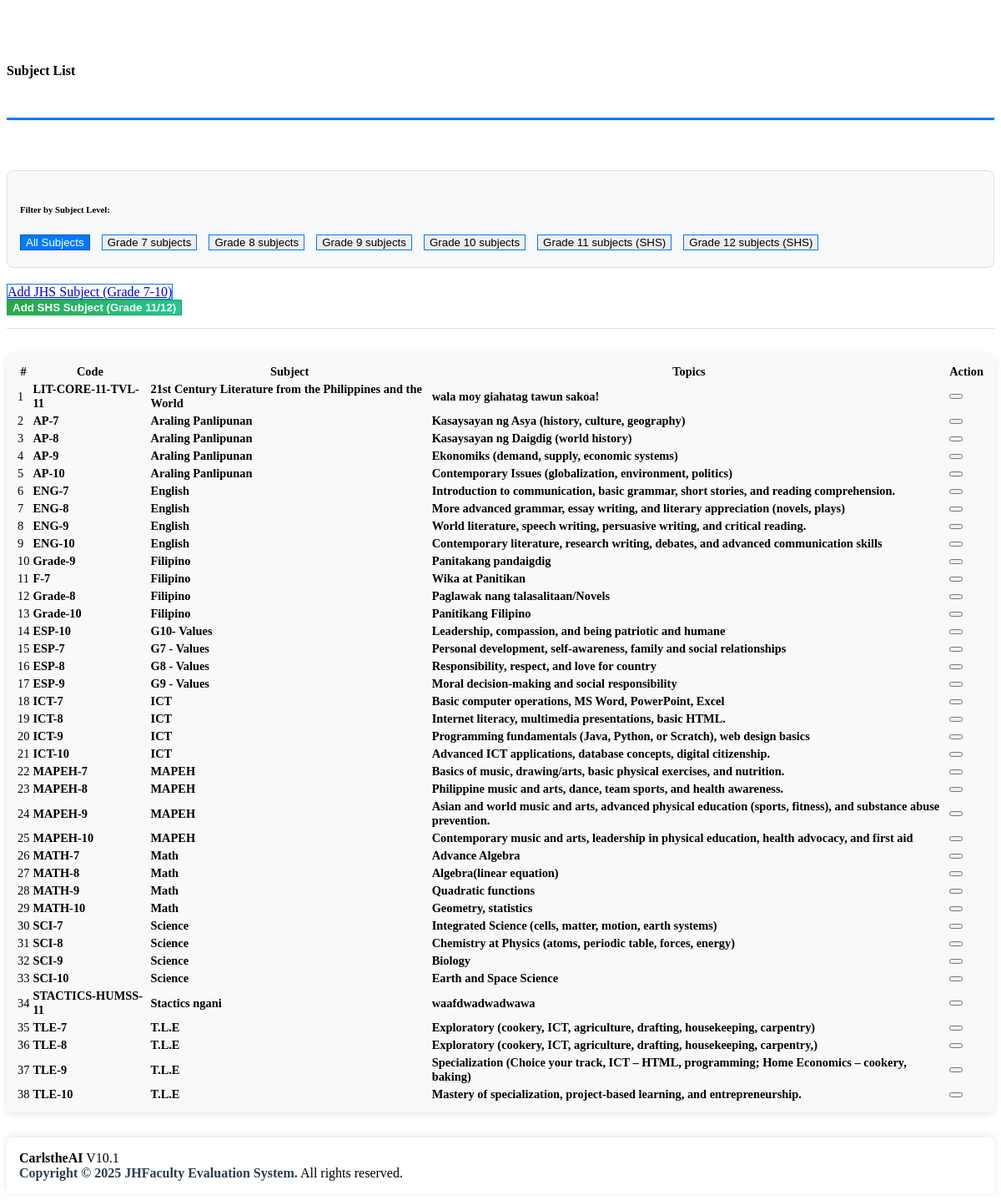
The page /admin/subject_list.php on the database its author committed.
### tables this page shows
CREATE TABLE `subject_list` (
  `id` int(30) NOT NULL,
  `code` varchar(50) NOT NULL,
  `subject` text NOT NULL,
  `description` text NOT NULL
);

### admin/subject_list.php (the view, shortened to what this page needs)
<?php include'db_connect.php' ?>
<div class="col-lg-12">
	<div class="card card-outline card-success">
		<div class="card-header">
			<h4 class="card-title"><B>Subject List</B></h4>
		</div>
		<div class="card-body">
			<div class="grade-filter-section">
				<h6 class="mb-3"><i class="fas fa-filter"></i> Filter by Subject Level:</h6>
				<button class="btn btn-outline-primary btn-sm grade-filter-btn active" data-grade="all">
					<i class="fas fa-list"></i> All Subjects
				</button>
				<button class="btn btn-outline-primary btn-sm grade-filter-btn" data-grade="7">
					<i class="fas fa-graduation-cap"></i> Grade 7 subjects
				</button>
				<button class="btn btn-outline-primary btn-sm grade-filter-btn" data-grade="8">
					<i class="fas fa-graduation-cap"></i> Grade 8 subjects
				</button>
				<button class="btn btn-outline-primary btn-sm grade-filter-btn" data-grade="9">
					<i class="fas fa-graduation-cap"></i> Grade 9 subjects
				</button>
				<button class="btn btn-outline-primary btn-sm grade-filter-btn" data-grade="10">
					<i class="fas fa-graduation-cap"></i> Grade 10 subjects
				</button>
				<button class="btn btn-outline-success btn-sm grade-filter-btn" data-grade="11">
					<i class="fas fa-graduation-cap"></i> Grade 11 subjects (SHS)
				</button>
				<button class="btn btn-outline-success btn-sm grade-filter-btn" data-grade="12">
					<i class="fas fa-graduation-cap"></i> Grade 12 subjects (SHS)
				</button>
			</div>
			<div class="mb-3 d-flex justify-content-between add-new-section">
				<div>
					<a class="btn btn-primary btn-sm new_subject" href="javascript:void(0)" style="border:1.5px solid #007bff !important;">
						<i class="fa fa-plus"></i> Add JHS Subject (Grade 7-10)
					</a>
				</div>
				<div>
					<button class="btn btn-success btn-sm" id="add_shs_subject" style="border:1.5px solid #28a745 !important;">
						<i class="fas fa-graduation-cap"></i> Add SHS Subject (Grade 11/12)
					</button>
				</div>
			</div>
			<div class="table-responsive table-section">
				<table class="table table-hover table-bordered" id="list">
					<thead>
						<tr>
							<th class="text-center">#</th>
							<th>Code</th>
							<th>Subject</th>
							<th>Topics</th>
							<th class="text-center">Action</th>
						</tr>
					</thead>
					<tbody>
						<?php
						$i = 1;
						$qry = $conn->query("SELECT * FROM subject_list order by subject asc ");
						while($row= $qry->fetch_assoc()):
						?>
						<tr>
							<td class="text-center" data-label="#"><?php echo $i++ ?></td>
							<td data-label="Code"><b><?php echo $row['code'] ?></b></td>
							<td data-label="Subject"><b><?php echo $row['subject'] ?></b></td>
							<td data-label="Topics"><b><?php echo $row['description'] ?></b></td>
							<td class="text-center" data-label="Action">
			                    <div class="btn-group">
			                        <button type="button" class="btn btn-danger btn-flat delete_subject" data-id="<?php echo $row['id'] ?>" title="Delete">
			                        </button>
		                      </div>
							</td>
						</tr>
					<?php endwhile; ?>
					</tbody>
				</table>
			</div>
		</div>
	</div>
</div>
<?php include 'admin_footer.php'; ?>

### admin/subject_list.php (style rules this page uses)
.new_subject { border-color: #007bff !important; }
.col-lg-12 { padding-top: 30px !important; margin-top: 25px !important; }
.card-body { padding-top: 20px !important; }
.card-header { margin-bottom: 40px !important; padding-bottom: 25px !important; border-bottom: 3px solid #007bff; }
.table-section { margin-top: 10px !important; padding-top: 10px !important; background-color: #f8f9fa; border-radius: 8px; padding: 10px; }
.add-new-section { margin-bottom: 30px !important; padding-bottom: 15px; border-bottom: 1px solid #dee2e6; }
#add_shs_subject { background: linear-gradient(135deg, #28a745, #20c997) !important; color: white !important; font-weight: 600; transition: all 0.3s ease; }
.grade-filter-section { margin-bottom: 20px !important; padding: 15px; background-color: #f8f9fa; border-radius: 8px; border: 1px solid #dee2e6; }
.grade-filter-btn { margin-right: 10px; margin-bottom: 5px; border: 1.5px solid #007bff !important; transition: all 0.3s ease; }
.grade-filter-btn.active { background-color: #007bff !important; color: white !important; border-color: #0056b3 !important; }
.table-responsive { border-radius: 8px; box-shadow: 0 2px 8px rgba(0,0,0,0.1); }
#list { font-size: 0.9rem; }

### rows shown on the page
subject_list: code "LIT-CORE-11-TVL-11", subject "21st Century Literature from the Philippines and the World", description "wala moy giahatag tawun sakoa!"
subject_list: code "AP-7", subject "Araling Panlipunan", description "Kasaysayan ng Asya (history, culture, geography)"
subject_list: code "AP-8", subject "Araling Panlipunan", description "Kasaysayan ng Daigdig (world history)"
subject_list: code "AP-9", subject "Araling Panlipunan", description "Ekonomiks (demand, supply, economic systems)"
subject_list: code "AP-10", subject "Araling Panlipunan", description "Contemporary Issues (globalization, environment, politics)"
subject_list: code "ENG-7", subject "English", description "Introduction to communication, basic grammar, short stories, and reading comprehension."
subject_list: code "ENG-8", subject "English", description "More advanced grammar, essay writing, and literary appreciation (novels, plays)"
subject_list: code "ENG-9", subject "English", description "World literature, speech writing, persuasive writing, and critical reading."
subject_list: code "ENG-10", subject "English", description "Contemporary literature, research writing, debates, and advanced communication skills"
subject_list: code "Grade-9", subject "Filipino", description "Panitakang pandaigdig"
subject_list: code "F-7", subject "Filipino", description "Wika at Panitikan"
subject_list: code "Grade-8", subject "Filipino", description "Paglawak nang talasalitaan/Novels"
subject_list: code "Grade-10", subject "Filipino", description "Panitikang Filipino"
subject_list: code "ESP-10", subject "G10- Values", description "Leadership, compassion, and being patriotic and humane"
subject_list: code "ESP-7", subject "G7 - Values", description "Personal development, self-awareness, family and social relationships"
subject_list: code "ESP-8", subject "G8 - Values", description "Responsibility, respect, and love for country"
subject_list: code "ESP-9", subject "G9 - Values", description "Moral decision-making and social responsibility"
subject_list: code "ICT-7", subject "ICT", description "Basic computer operations, MS Word, PowerPoint, Excel"
subject_list: code "ICT-8", subject "ICT", description "Internet literacy, multimedia presentations, basic HTML."
subject_list: code "ICT-9", subject "ICT", description "Programming fundamentals (Java, Python, or Scratch), web design basics"
subject_list: code "ICT-10", subject "ICT", description "Advanced ICT applications, database concepts, digital citizenship."
subject_list: code "MAPEH-7", subject "MAPEH", description "Basics of music, drawing/arts, basic physical exercises, and nutrition."
subject_list: code "MAPEH-8", subject "MAPEH", description "Philippine music and arts, dance, team sports, and health awareness."
subject_list: code "MAPEH-9", subject "MAPEH", description "Asian and world music and arts, advanced physical education (sports, fitness), and substance abuse prevention."
subject_list: code "MAPEH-10", subject "MAPEH", description "Contemporary music and arts, leadership in physical education, health advocacy, and first aid"
subject_list: code "MATH-7", subject "Math", description "Advance Algebra"
subject_list: code "MATH-8", subject "Math", description "Algebra(linear equation)"
subject_list: code "MATH-9", subject "Math", description "Quadratic functions"
subject_list: code "MATH-10", subject "Math", description "Geometry, statistics"
subject_list: code "SCI-7", subject "Science", description "Integrated Science (cells, matter, motion, earth systems)"
subject_list: code "SCI-8", subject "Science", description "Chemistry at Physics (atoms, periodic table, forces, energy)"
subject_list: code "SCI-9", subject "Science", description "Biology"
subject_list: code "SCI-10", subject "Science", description "Earth and Space Science"
subject_list: code "STACTICS-HUMSS-11", subject "Stactics ngani", description "waafdwadwadwawa"
subject_list: code "TLE-7", subject "T.L.E", description "Exploratory (cookery, ICT, agriculture, drafting, housekeeping, carpentry)"
subject_list: code "TLE-8", subject "T.L.E", description "Exploratory (cookery, ICT, agriculture, drafting, housekeeping, carpentry,)"
subject_list: code "TLE-9", subject "T.L.E", description "Specialization (Choice your track, ICT – HTML, programming; Home Economics – cookery, baking)"
subject_list: code "TLE-10", subject "T.L.E", description "Mastery of specialization, project-based learning, and entrepreneurship."
